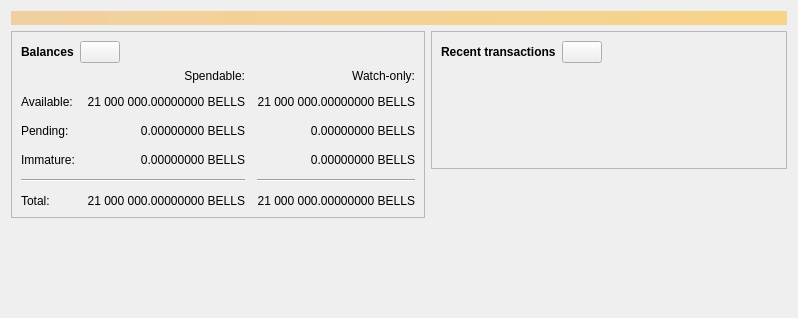
<?xml version="1.0" encoding="UTF-8"?>
<ui version="4.0">
 <class>OverviewPage</class>
 <widget class="QWidget" name="OverviewPage">
  <property name="geometry">
   <rect>
    <x>0</x>
    <y>0</y>
    <width>798</width>
    <height>318</height>
   </rect>
  </property>
  <property name="windowTitle">
   <string>Form</string>
  </property>
  <layout class="QVBoxLayout" name="topLayout">
   <item>
    <widget class="QLabel" name="labelAlerts">
     <property name="visible">
      <bool>false</bool>
     </property>
     <property name="styleSheet">
      <string notr="true">QLabel { background-color: qlineargradient(x1: 0, y1: 0, x2: 1, y2: 0, stop:0 #F0D0A0, stop:1 #F8D488); color:#000000; }</string>
     </property>
     <property name="wordWrap">
      <bool>true</bool>
     </property>
     <property name="margin">
      <number>3</number>
     </property>
     <property name="textInteractionFlags">
      <set>Qt::TextSelectableByMouse</set>
     </property>
    </widget>
   </item>
   <item>
    <layout class="QHBoxLayout" name="horizontalLayout" stretch="1,1">
     <item>
      <layout class="QVBoxLayout" name="verticalLayout_2">
       <item>
        <widget class="QFrame" name="frame">
         <property name="frameShape">
          <enum>QFrame::StyledPanel</enum>
         </property>
         <property name="frameShadow">
          <enum>QFrame::Raised</enum>
         </property>
         <layout class="QVBoxLayout" name="verticalLayout_4">
          <item>
           <layout class="QHBoxLayout" name="horizontalLayout_4">
            <item>
             <widget class="QLabel" name="label_5">
              <property name="font">
               <font>
                <weight>75</weight>
                <bold>true</bold>
               </font>
              </property>
              <property name="text">
               <string>Balances</string>
              </property>
             </widget>
            </item>
            <item>
             <widget class="QPushButton" name="labelWalletStatus">
              <property name="enabled">
               <bool>true</bool>
              </property>
              <property name="maximumSize">
               <size>
                <width>45</width>
                <height>16777215</height>
               </size>
              </property>
              <property name="toolTip">
               <string>The displayed information may be out of date. Your wallet automatically synchronizes with the bellscoin network after a connection is established, but this process has not completed yet.</string>
              </property>
              <property name="text">
               <string/>
              </property>
              <property name="icon">
               <iconset resource="../bellscoin.qrc">
                <normaloff>:/icons/warning</normaloff>
                <disabledoff>:/icons/warning</disabledoff>:/icons/warning</iconset>
              </property>
              <property name="iconSize">
               <size>
                <width>24</width>
                <height>24</height>
               </size>
              </property>
             </widget>
            </item>
            <item>
             <spacer name="horizontalSpacer_3">
              <property name="orientation">
               <enum>Qt::Horizontal</enum>
              </property>
              <property name="sizeHint" stdset="0">
               <size>
                <width>40</width>
                <height>20</height>
               </size>
              </property>
             </spacer>
            </item>
           </layout>
          </item>
          <item>
           <layout class="QGridLayout" name="gridLayout">
            <property name="spacing">
             <number>12</number>
            </property>
            <item row="2" column="2">
             <widget class="QLabel" name="labelWatchPending">
              <property name="cursor">
               <cursorShape>IBeamCursor</cursorShape>
              </property>
              <property name="toolTip">
               <string>Unconfirmed transactions to watch-only addresses</string>
              </property>
              <property name="text">
               <string notr="true">0.00000000 BELLS</string>
              </property>
              <property name="alignment">
               <set>Qt::AlignRight|Qt::AlignTrailing|Qt::AlignVCenter</set>
              </property>
              <property name="textInteractionFlags">
               <set>Qt::LinksAccessibleByMouse|Qt::TextSelectableByKeyboard|Qt::TextSelectableByMouse</set>
              </property>
             </widget>
            </item>
            <item row="2" column="1">
             <widget class="QLabel" name="labelUnconfirmed">
              <property name="cursor">
               <cursorShape>IBeamCursor</cursorShape>
              </property>
              <property name="toolTip">
               <string>Total of transactions that have yet to be confirmed, and do not yet count toward the spendable balance</string>
              </property>
              <property name="text">
               <string notr="true">0.00000000 BELLS</string>
              </property>
              <property name="alignment">
               <set>Qt::AlignRight|Qt::AlignTrailing|Qt::AlignVCenter</set>
              </property>
              <property name="textInteractionFlags">
               <set>Qt::LinksAccessibleByMouse|Qt::TextSelectableByKeyboard|Qt::TextSelectableByMouse</set>
              </property>
             </widget>
            </item>
            <item row="3" column="2">
             <widget class="QLabel" name="labelWatchImmature">
              <property name="cursor">
               <cursorShape>IBeamCursor</cursorShape>
              </property>
              <property name="toolTip">
               <string>Mined balance in watch-only addresses that has not yet matured</string>
              </property>
              <property name="text">
               <string notr="true">0.00000000 BELLS</string>
              </property>
              <property name="alignment">
               <set>Qt::AlignRight|Qt::AlignTrailing|Qt::AlignVCenter</set>
              </property>
              <property name="textInteractionFlags">
               <set>Qt::LinksAccessibleByMouse|Qt::TextSelectableByKeyboard|Qt::TextSelectableByMouse</set>
              </property>
             </widget>
            </item>
            <item row="4" column="0" colspan="2">
             <widget class="Line" name="line">
              <property name="orientation">
               <enum>Qt::Horizontal</enum>
              </property>
             </widget>
            </item>
            <item row="4" column="2">
             <widget class="Line" name="lineWatchBalance">
              <property name="sizePolicy">
               <sizepolicy hsizetype="Preferred" vsizetype="Fixed">
                <horstretch>0</horstretch>
                <verstretch>0</verstretch>
               </sizepolicy>
              </property>
              <property name="minimumSize">
               <size>
                <width>140</width>
                <height>0</height>
               </size>
              </property>
              <property name="orientation">
               <enum>Qt::Horizontal</enum>
              </property>
             </widget>
            </item>
            <item row="5" column="0">
             <widget class="QLabel" name="labelTotalText">
              <property name="text">
               <string>Total:</string>
              </property>
             </widget>
            </item>
            <item row="3" column="1">
             <widget class="QLabel" name="labelImmature">
              <property name="cursor">
               <cursorShape>IBeamCursor</cursorShape>
              </property>
              <property name="toolTip">
               <string>Mined balance that has not yet matured</string>
              </property>
              <property name="text">
               <string notr="true">0.00000000 BELLS</string>
              </property>
              <property name="alignment">
               <set>Qt::AlignRight|Qt::AlignTrailing|Qt::AlignVCenter</set>
              </property>
              <property name="textInteractionFlags">
               <set>Qt::LinksAccessibleByMouse|Qt::TextSelectableByKeyboard|Qt::TextSelectableByMouse</set>
              </property>
             </widget>
            </item>
            <item row="2" column="3">
             <spacer name="horizontalSpacer_2">
              <property name="orientation">
               <enum>Qt::Horizontal</enum>
              </property>
              <property name="sizeHint" stdset="0">
               <size>
                <width>40</width>
                <height>20</height>
               </size>
              </property>
             </spacer>
            </item>
            <item row="3" column="0">
             <widget class="QLabel" name="labelImmatureText">
              <property name="text">
               <string>Immature:</string>
              </property>
             </widget>
            </item>
            <item row="5" column="1">
             <widget class="QLabel" name="labelTotal">
              <property name="cursor">
               <cursorShape>IBeamCursor</cursorShape>
              </property>
              <property name="toolTip">
               <string>Your current total balance</string>
              </property>
              <property name="text">
               <string notr="true">21 000 000.00000000 BELLS</string>
              </property>
              <property name="alignment">
               <set>Qt::AlignRight|Qt::AlignTrailing|Qt::AlignVCenter</set>
              </property>
              <property name="textInteractionFlags">
               <set>Qt::LinksAccessibleByMouse|Qt::TextSelectableByKeyboard|Qt::TextSelectableByMouse</set>
              </property>
             </widget>
            </item>
            <item row="5" column="2">
             <widget class="QLabel" name="labelWatchTotal">
              <property name="cursor">
               <cursorShape>IBeamCursor</cursorShape>
              </property>
              <property name="toolTip">
               <string>Current total balance in watch-only addresses</string>
              </property>
              <property name="text">
               <string notr="true">21 000 000.00000000 BELLS</string>
              </property>
              <property name="alignment">
               <set>Qt::AlignRight|Qt::AlignTrailing|Qt::AlignVCenter</set>
              </property>
              <property name="textInteractionFlags">
               <set>Qt::LinksAccessibleByMouse|Qt::TextSelectableByKeyboard|Qt::TextSelectableByMouse</set>
              </property>
             </widget>
            </item>
            <item row="0" column="2">
             <widget class="QLabel" name="labelWatchonly">
              <property name="text">
               <string>Watch-only:</string>
              </property>
              <property name="alignment">
               <set>Qt::AlignRight|Qt::AlignTrailing|Qt::AlignVCenter</set>
              </property>
             </widget>
            </item>
            <item row="1" column="0">
             <widget class="QLabel" name="labelBalanceText">
              <property name="text">
               <string>Available:</string>
              </property>
             </widget>
            </item>
            <item row="1" column="1">
             <widget class="QLabel" name="labelBalance">
              <property name="cursor">
               <cursorShape>IBeamCursor</cursorShape>
              </property>
              <property name="toolTip">
               <string>Your current spendable balance</string>
              </property>
              <property name="text">
               <string notr="true">21 000 000.00000000 BELLS</string>
              </property>
              <property name="alignment">
               <set>Qt::AlignRight|Qt::AlignTrailing|Qt::AlignVCenter</set>
              </property>
              <property name="textInteractionFlags">
               <set>Qt::LinksAccessibleByMouse|Qt::TextSelectableByKeyboard|Qt::TextSelectableByMouse</set>
              </property>
             </widget>
            </item>
            <item row="1" column="2">
             <widget class="QLabel" name="labelWatchAvailable">
              <property name="cursor">
               <cursorShape>IBeamCursor</cursorShape>
              </property>
              <property name="toolTip">
               <string>Your current balance in watch-only addresses</string>
              </property>
              <property name="text">
               <string notr="true">21 000 000.00000000 BELLS</string>
              </property>
              <property name="alignment">
               <set>Qt::AlignRight|Qt::AlignTrailing|Qt::AlignVCenter</set>
              </property>
              <property name="textInteractionFlags">
               <set>Qt::LinksAccessibleByMouse|Qt::TextSelectableByKeyboard|Qt::TextSelectableByMouse</set>
              </property>
             </widget>
            </item>
            <item row="2" column="0">
             <widget class="QLabel" name="labelPendingText">
              <property name="text">
               <string>Pending:</string>
              </property>
             </widget>
            </item>
            <item row="0" column="1">
             <widget class="QLabel" name="labelSpendable">
              <property name="text">
               <string>Spendable:</string>
              </property>
              <property name="alignment">
               <set>Qt::AlignRight|Qt::AlignTrailing|Qt::AlignVCenter</set>
              </property>
             </widget>
            </item>
           </layout>
          </item>
         </layout>
        </widget>
       </item>
       <item>
        <spacer name="verticalSpacer">
         <property name="orientation">
          <enum>Qt::Vertical</enum>
         </property>
         <property name="sizeHint" stdset="0">
          <size>
           <width>20</width>
           <height>40</height>
          </size>
         </property>
        </spacer>
       </item>
      </layout>
     </item>
     <item>
      <layout class="QVBoxLayout" name="verticalLayout_3">
       <item>
        <widget class="QFrame" name="frame_2">
         <property name="frameShape">
          <enum>QFrame::StyledPanel</enum>
         </property>
         <property name="frameShadow">
          <enum>QFrame::Raised</enum>
         </property>
         <layout class="QVBoxLayout" name="verticalLayout">
          <item>
           <layout class="QHBoxLayout" name="horizontalLayout_2">
            <item>
             <widget class="QLabel" name="label_4">
              <property name="font">
               <font>
                <weight>75</weight>
                <bold>true</bold>
               </font>
              </property>
              <property name="text">
               <string>Recent transactions</string>
              </property>
             </widget>
            </item>
            <item>
             <widget class="QPushButton" name="labelTransactionsStatus">
              <property name="enabled">
               <bool>true</bool>
              </property>
              <property name="maximumSize">
               <size>
                <width>45</width>
                <height>16777215</height>
               </size>
              </property>
              <property name="toolTip">
               <string>The displayed information may be out of date. Your wallet automatically synchronizes with the bellscoin network after a connection is established, but this process has not completed yet.</string>
              </property>
              <property name="text">
               <string/>
              </property>
              <property name="icon">
               <iconset resource="../bellscoin.qrc">
                <normaloff>:/icons/warning</normaloff>
                <disabledoff>:/icons/warning</disabledoff>:/icons/warning</iconset>
              </property>
              <property name="iconSize">
               <size>
                <width>24</width>
                <height>24</height>
               </size>
              </property>
             </widget>
            </item>
            <item>
             <spacer name="horizontalSpacer">
              <property name="orientation">
               <enum>Qt::Horizontal</enum>
              </property>
              <property name="sizeHint" stdset="0">
               <size>
                <width>40</width>
                <height>20</height>
               </size>
              </property>
             </spacer>
            </item>
           </layout>
          </item>
          <item>
           <widget class="TransactionOverviewWidget" name="listTransactions">
            <property name="styleSheet">
             <string notr="true">QListView { background: transparent; }</string>
            </property>
            <property name="frameShape">
             <enum>QFrame::NoFrame</enum>
            </property>
            <property name="verticalScrollBarPolicy">
             <enum>Qt::ScrollBarAlwaysOff</enum>
            </property>
            <property name="horizontalScrollBarPolicy">
             <enum>Qt::ScrollBarAlwaysOff</enum>
            </property>
            <property name="sizeAdjustPolicy">
             <enum>QAbstractScrollArea::AdjustToContents</enum>
            </property>
            <property name="selectionMode">
             <enum>QAbstractItemView::NoSelection</enum>
            </property>
            <property name="uniformItemSizes">
             <bool>true</bool>
            </property>
           </widget>
          </item>
         </layout>
        </widget>
       </item>
       <item>
        <spacer name="verticalSpacer_2">
         <property name="orientation">
          <enum>Qt::Vertical</enum>
         </property>
         <property name="sizeHint" stdset="0">
          <size>
           <width>20</width>
           <height>40</height>
          </size>
         </property>
        </spacer>
       </item>
      </layout>
     </item>
    </layout>
   </item>
  </layout>
 </widget>
 <customwidgets>
  <customwidget>
   <class>TransactionOverviewWidget</class>
   <extends>QListView</extends>
   <header>qt/transactionoverviewwidget.h</header>
  </customwidget>
 </customwidgets>
 <resources/>
 <connections/>
</ui>
